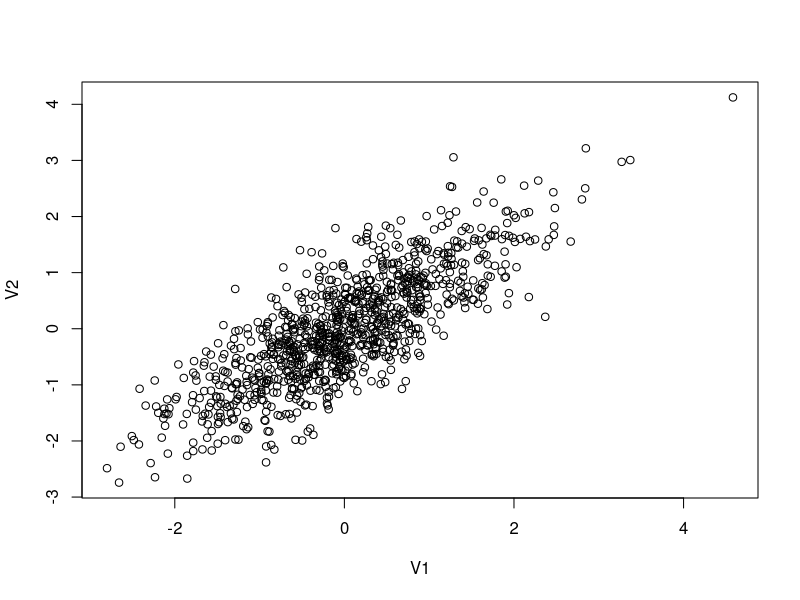

Write R code to recreate this figure. (Note: this script raises an error after producing the figure.)
## ---- chunk 1
knitr::opts_chunk$set(echo = TRUE)
## ---- chunk 2
#This is a comment, alone in a chunk. 

## ---- chunk 3
library(MASS)
library(ggplot2)

out <- as.data.frame(mvrnorm(1000, mu = c(0,0), 
                     Sigma = matrix(c(1,0.8,0.8,1), ncol = 2), 
                     empirical = TRUE))
cor(out)
plot(out)

## ---- chunk 4
out$error<-rnorm(1000, mean=0, sd=1)

#The data generating process
B1<-3
B2<-6

out$Y<-out$V1*B1+out$V2*B2+out$error
## ---- chunk 5
model <- lm(Y ~ V1 + V2, data = out)
summary(model)
## ---- chunk 6
model_v1 <- lm(Y ~ V1, data = out)
summary(model_v1)

## ---- chunk 7
out$Y_adj <- out$Y - B2 * out$V2
model_adj <- lm(Y_adj ~ V1, data = out)
summary(model_adj)
## ---- chunk 8
plotted<-ggplot(out, aes(V1, y = value, color = variable)) + 
    geom_point(aes(y = Y, col = "Y")) + 
    geom_point(aes(y = adjY, col = "adjY"))+
    geom_smooth(method='lm', aes(y = Y, col = "Y"))+
    geom_smooth(method='lm', aes(y = adjY, col = "adjY"))

plotted


